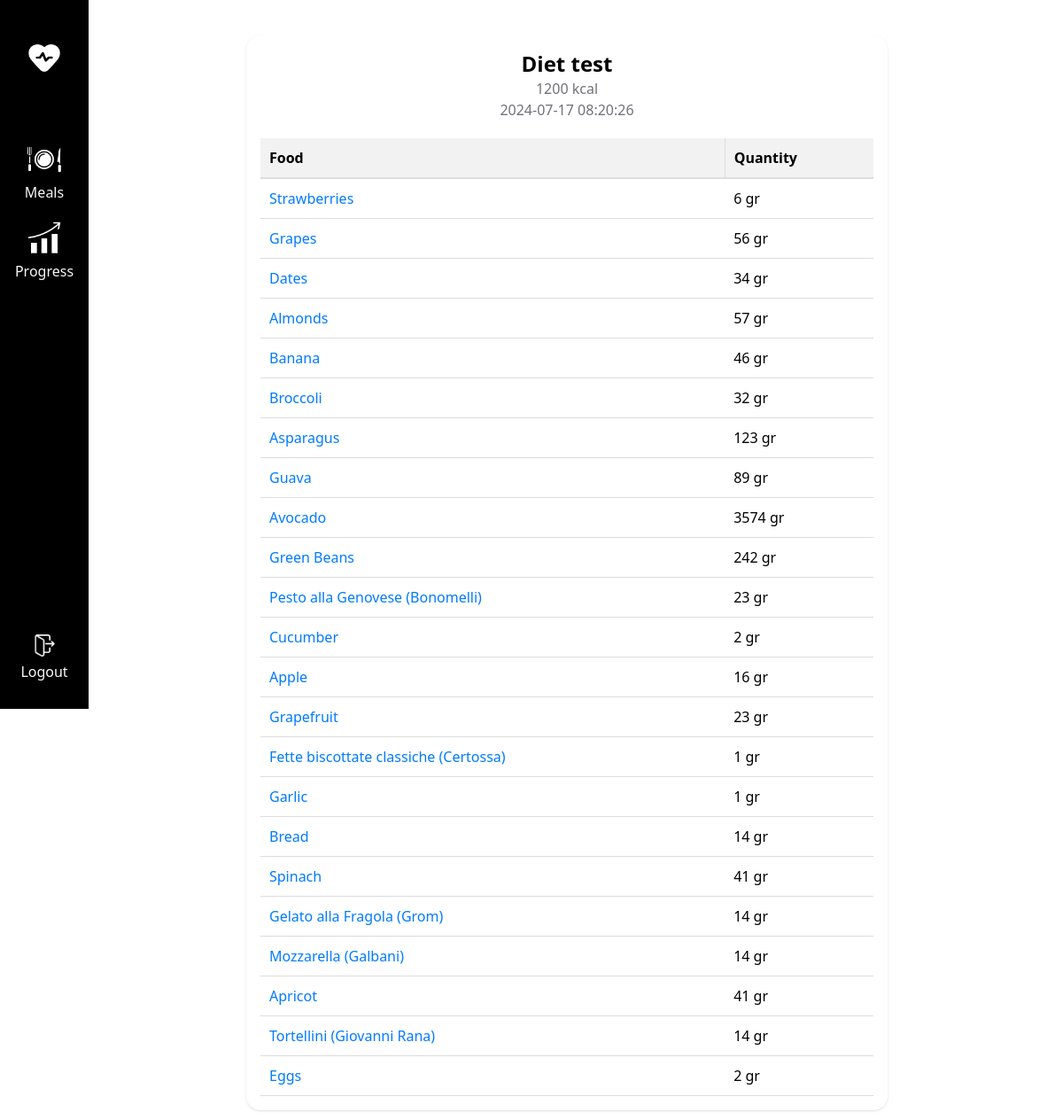
/shopping-list/36 (signed in), run on the app's committed database.
### app/models.py (models this page shows)
class DietPlans(db.Model):
    __tablename__ = 'DietPlans'
    dietplan_id = db.Column(db.Integer, primary_key=True)
    user_id = db.Column(db.Integer, db.ForeignKey('Users.user_id'))
    name = db.Column(db.String(255), nullable=False)
    description = db.Column(db.String(255))
    created_at = db.Column(db.DateTime, default=func.now())

class Meals(db.Model):
    __tablename__ = 'Meals'
    meal_id = db.Column(db.Integer, primary_key=True)
    dietplan_id = db.Column(db.Integer, db.ForeignKey('DietPlans.dietplan_id'))
    day_type_id = db.Column(db.Integer, db.ForeignKey('DayTypes.day_type_id'))
    meal_type_id = db.Column(db.Integer, db.ForeignKey('MealTypes.meal_type_id'))
    food_id = db.Column(db.Integer, db.ForeignKey('Foods.food_id'))
    quantity = db.Column(db.Integer)

class Foods(db.Model):
    __tablename__ = 'Foods'
    food_id = db.Column(db.Integer, primary_key=True)
    name = db.Column(db.String(255), unique=True, nullable=False)
    calories = db.Column(db.Integer)
    protein = db.Column(db.DECIMAL(5, 2))
    carbs = db.Column(db.DECIMAL(5, 2))
    fats = db.Column(db.DECIMAL(5, 2))

### app/routes.py (the view)
@main.route("/shopping-list/<int:diet_plan_id>", methods=['GET'])
@login_required
def show_selected_shopping_list(diet_plan_id):
    diet_info = DietPlans.query.filter_by(dietplan_id = diet_plan_id).first()
    if not diet_info:
        flash("The selected dietplan doesn't exist", "error")
    items = db.session.query(Foods.name, Meals.quantity).join(Meals, Foods.food_id == Meals.food_id).filter(
        Meals.dietplan_id == diet_plan_id).all()
    if not items:
        flash ("You don't have any food in the selected diet plan", "error")
    aggregate_items = {}
    for name, quantity in items:
        aggregate_items[name] = aggregate_items.get(name, 0) + quantity
    if not aggregate_items:
        flash ("Error creating your shopping list", "error")
        return render_template("shopping_list.html")
    return render_template("shopping_list.html", items=aggregate_items, diet_info = diet_info)

### app/helpers.py (called while the page is built)
def login_required(f):
    from functools import wraps
    @wraps(f)
    def decorated_function(*args, **kwargs):
        if 'user_id' not in session:
            return redirect(url_for('main.login', next=request.url))
        return f(*args, **kwargs)
    return decorated_function

### app/templates/shopping_list.html (shortened to what this page needs)
{% extends "base.html" %}
{% block content %}
<body class="min-h-screen flex items-center justify-center bg-white" style="margin-left: 100px;">
    <div style="padding: 20px;">
        <div style="margin-left: 100px; padding: 20px; display: flex; width: calc(100% - 220px);">
                {% if diet_info %}
                    <div class="bg-card p-4 rounded-2xl shadow" style="width: 100%; max-width: 900px; margin: 0 auto;">
                        <div class="text-center">
                            <h2 class="text-2xl font-bold ">{{ diet_info.name.capitalize() }}</h2>
                            <p class="text-muted-foreground">{{ diet_info.description }}</p>
                            <p class="text-muted-foreground">{{ diet_info.created_at }}</p>
                        </div>
                        {% if items %}
                            <table class="shopping-list" style="width: 100%; border-collapse: collapse; margin-top: 20px;">
                                <thead>
                                    <tr style="background-color: #f2f2f2; border-bottom: 2px solid #ddd;">
                                        <th style="padding: 10px; text-align: left; border-right: 1px solid #ddd;">Food</th>
                                        <th style="padding: 10px; text-align: left;">Quantity</th>
                                    </tr>
                                </thead>
                                <tbody>
                                    {% for name, quantity in items.items() %}
                                        <tr style="border-bottom: 1px solid #ddd;">
                                            <td style="padding: 10px;"><a href="{{ url_for('main.food_details', food_name=name) }}" style="color: #007BFF; text-decoration: none;">{{ name }}</a></td>
                                            <td style="padding: 10px;">{{ quantity }} gr</td>
                                        </tr>
                                    {% endfor %}
                                </tbody>
                            </table>
                        {% endif %}
                    </div>
                {% endif %}
            </div>
        </div>
    </body>
{% endblock %}

### app/templates/base.html (style rules this page uses)
*,::after,::before { box-sizing:border-box;border-width:0;border-style:solid;border-color:#e5e7eb }
::after,::before { --tw-content:'' }
:host,html { line-height:1.5;-webkit-text-size-adjust:100%;-moz-tab-size:4;tab-size:4;font-family:ui-sans-serif, system-ui, sans-serif, "Apple Color Emoji", "Segoe UI Emoji", "Segoe UI Symbol", "Noto Color Emoji";font-feature-settings:normal;font-variation-settings:normal;-webkit-tap-highlight-color:transparent }
body { margin:0;line-height:inherit }
h1,h2,h3,h4,h5,h6 { font-size:inherit;font-weight:inherit }
a { color:inherit;text-decoration:inherit }
table { text-indent:0;border-color:inherit;border-collapse:collapse }
blockquote,dd,dl,figure,h1,h2,h3,h4,h5,h6,hr,p,pre { margin:0 }
:root { --background: 0 0% 100%; --foreground: 240 10% 3.9%; --card: 0 0% 100%; --card-foreground: 240 10% 3.9%; --popover: 0 0% 100%; --popover-foreground: 240 10% 3.9%; --primary: 240 5.9% 10%; --primary-foreground: 0 0% 98%; --secondary: 240 4.8% 95.9%; --secondary-foreground: 240 5.9% 10%; --muted: 240 4.8% 95.9%; --muted-foreground: 240 3.8% 46.1%; --accent: 240 4.8% 95.9%; --accent-foreground: 240 5.9% 10%; --destructive: 0 84.2% 60.2%; --destructive-foreground: 0 0% 98%; --border: 240 5.9% 90%; --input: 240 5.9% 90%; --ring: 240 5.9% 10%; --radius: 0.5rem; }
.flex { display:flex }
.items-center { align-items:center }
.bg-card { background-color:hsl(var(--card)) }
.p-4 { padding:1rem }
.text-center { text-align:center }
.text-2xl { font-size:1.5rem;line-height:2rem }

### data on the page
DietPlans: name "Diet test", description "1200 kcal", created_at "2024-07-17 08:20:26"
Meals: name "Strawberries", quantity "6"
Meals: name "Grapes", quantity "56"
Meals: name "Dates", quantity "34"
Meals: name "Almonds", quantity "57"
Meals: name "Banana", quantity "46"
Meals: name "Broccoli", quantity "32"
Meals: name "Asparagus", quantity "123"
Meals: name "Guava", quantity "89"
Meals: name "Avocado", quantity "3574"
Meals: name "Green Beans", quantity "242"
Meals: name "Pesto alla Genovese (Bonomelli)", quantity "23"
Meals: name "Cucumber", quantity "2"
Meals: name "Apple", quantity "16"
Meals: name "Grapefruit", quantity "23"
Meals: name "Fette biscottate classiche (Certossa)", quantity "1"
Meals: name "Garlic", quantity "1"
Meals: name "Bread", quantity "14"
Meals: name "Spinach", quantity "41"
Meals: name "Gelato alla Fragola (Grom)", quantity "14"
Meals: name "Mozzarella (Galbani)", quantity "14"
Meals: name "Apricot", quantity "41"
Meals: name "Tortellini (Giovanni Rana)", quantity "14"
Meals: name "Eggs", quantity "2"
